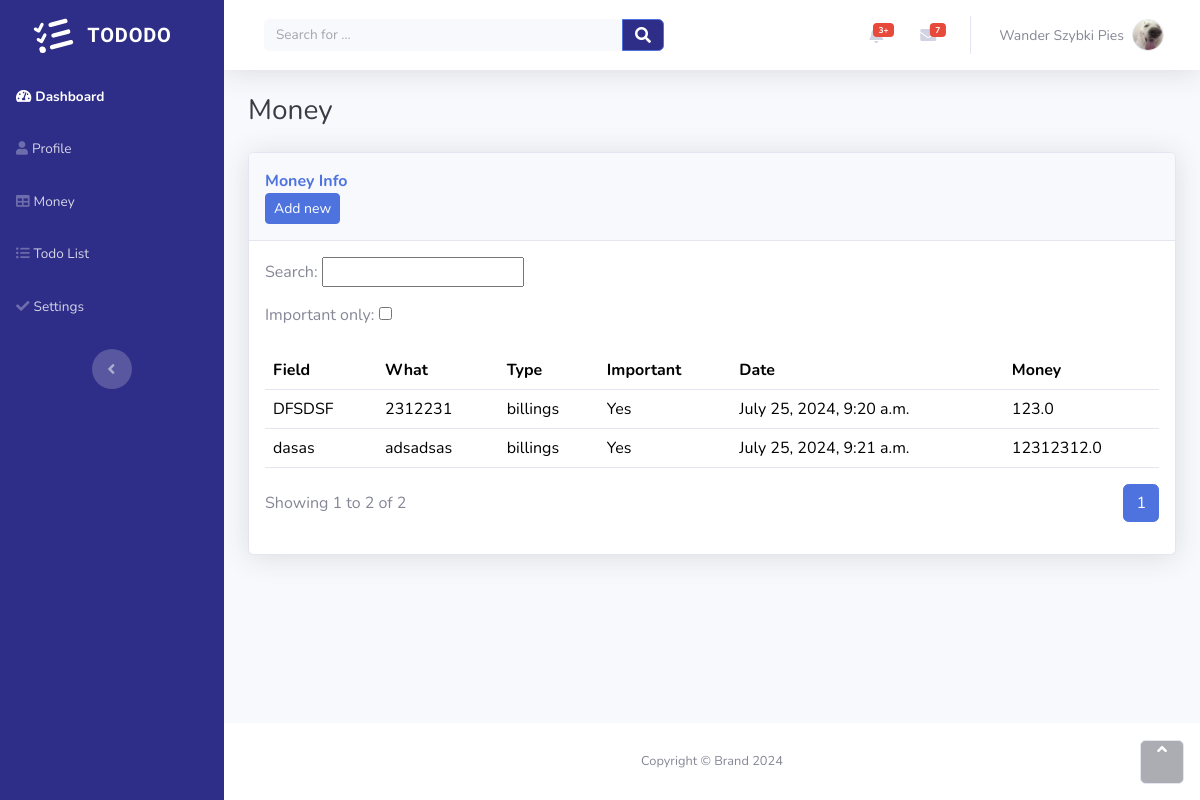
The page /money_view/ (signed in) on the database its author committed.
### todolist/models.py (models this page shows, shortened)
class Money(models.Model):
    CHOICES_TYPE = [
        ('billings', 'Billings'),
        ('earnings', 'Earnings'),
    ]
    field_info = models.CharField(max_length=50)
    what_info = models.CharField(max_length=50)
    type_info = models.CharField(max_length=20, choices=CHOICES_TYPE, default='billings')
    important_info = models.BooleanField(verbose_name='Is this important ?', default=False)
    created_at = models.DateTimeField(auto_now=True)
    money_info = models.FloatField(verbose_name='Money')

### todolist/decorators.py (the view)
    def _wrapped_view(request, *args, **kwargs):
        if not request.user.is_authenticated:
            return redirect('todolist:login')  # if user is not authenticated redirect him to login view
        if not request.user.is_active:
            return redirect('todolist:required_active_user')
        return view_func(request, *args, **kwargs)

### todolist/forms.py
class MoneySearch(forms.Form):
    search_query = forms.CharField(label='Search', max_length=100, required=False)
    important_only = forms.BooleanField(label='Important only', required=False)

### tododo/context_processors.py (called while the page is built)
def user_id(request):
    if request.user.is_authenticated:
        return {'user_id' : request.user.id}
    return {'user_id' : None}

### todolist/views.py (called while the page is built, shortened)
@required_active
def money_view(request):
    form = MoneySearch(request.GET)
    money_object = Money.objects.all()
    search_query = request.GET.get('search_query')
    important_only = request.GET.get('important_only')
    if important_only:
        money_object = money_object.filter(
            important_info=True
        )
    results_per_page = request.GET.get('results_per_page', 10)
    paginator = Paginator(money_object, results_per_page)
    page_number = request.GET.get('page')
    try:
        page_obj = paginator.get_page(page_number)
    except EmptyPage:
        page_obj = paginator.get_page(1)
    context = {
        'results_per_page' : results_per_page,
        'page_obj' : page_obj,
        'form' : form,
        'search_query' : search_query
    }
    return render(request,'money_view.html', context)

### templates/money_view.html (shortened to what this page needs)
{% extends "main.html" %}
{% load static %}
{% block content %}
                <div class="container-fluid">
                    <h3 class="text-dark mb-4">Money</h3>
                    <div class="card shadow">
                        <div class="card-header py-3">
                            <p class="text-primary m-0 fw-bold">Money Info</p>
                            <a href="{% url 'todolist:money_view_add' %}" class="btn btn-primary btn-sm d-none d-sm-inline-block">
                                Add new
                            </a>
                        </div>
                        <div class="card-body">
                            <div class="row">
                                <div class="col-md-6">
                                    <div>
                                        <form method='GET' action=''>
                                            {{form.as_p}}
                                        </form>
                                    </div>
                                </div>
                            </div>
                            <div class="table-responsive table mt-2" id="dataTable" role="grid" aria-describedby="dataTable_info">
                                <table class="table my-0" id="dataTable">
                                    <thead>
                                        <tr>
                                            <th>Field</th>
                                            <th>What</th>
                                            {% if search_query == 'billings' %}
                                            <th><a href="{% url 'todolist:money_view' %}?search_query=earnings" class="link-a my-custom-link">Type </a></th>
                                            {% elif search_query == 'earnings' %}
                                            <th><a href="{% url 'todolist:money_view' %}?search_query=billings" class="link-a my-custom-link">Type </a> </th>
                                            {% else %}
                                            <th><a href="{% url 'todolist:money_view' %}?search_query=earnings" class="link-a my-custom-link">Type </a> </th>
                                            {% endif %}
                                            <th><a href="{% url 'todolist:money_view' %}?search_query=&important_only=on" class="link-a my-custom-link">Important</a></th>
                                            <th>Date</th>
                                            <th>Money</th>
                                        </tr>
                                    </thead>
                                    <tbody>
                                        {% for money in page_obj  %}
                                        <tr>
                                            <td>{{money.field_info}}</td>
                                            <td>{{money.what_info}}</td>
                                            <td>{{money.type_info}}</td>
                                            <td>
                                                {% if money.important_info %}
                                                    Yes
                                                {% else %}
                                                    No
                                                {% endif %}
                                            </td>
                                            <td>{{money.created_at}}</td>
                                            <td>{{money.money_info}}</td>
                                            {% endfor %}
                                        </tr>
                                    </tbody>
                                </table>
                            </div>
                            <div class="row">
                                <div class="col-md-6 align-self-center">
                                    <p id="dataTable_info" class="dataTables_info" role="status" aria-live="polite">Showing {{page_obj.start_index}} to {{page_obj.end_index}} of {{page_obj.paginator.count}}</p>
                                </div>
                                <div class="col-md-6">
                                    <nav class="d-lg-flex justify-content-lg-end dataTables_paginate paging_simple_numbers">
                                        <ul class="pagination">
                                            {% for num in page_obj.paginator.page_range %}
                                            {% if page_obj.number == num %}
                                                <li class="page-item active">
                                                    <a class="page-link" href="#">{{ num }}</a>
                                                </li>
                                            {% else %}
                                                <li class="page-item">
                                                    <a class="page-link" href="{% url 'todolist:money_view' %}?page={{ num }}&results_per_page={{ results_per_page }}">{{ num }}</a>
                                                </li>
                                            {% endif %}
                                            {% endfor %}
                                        </ul>
                                    </nav>
                                </div>
                            </div>
                        </div>
                    </div>
                </div>
            </div>
            <footer class="bg-white sticky-footer">
                <div class="container my-auto">
                    <div class="text-center my-auto copyright"><span>Copyright © Brand 2024</span></div>
                </div>
            </footer>
        </div><a class="border rounded d-inline scroll-to-top" href="#page-top"><i class="fas fa-angle-up"></i></a>
    </div>
</body>
{% endblock content %}

### templates/main.html (shortened to what this page needs)
<html data-bs-theme="light" lang="en">
{% load static %}
<head>
    <link rel="stylesheet" href="{% static "bootstrap/css/bootstrap.min.css" %}">
    <link rel="stylesheet" href="{% static 'fonts/fontawesome-all.min.css' %}">
    <link rel="stylesheet" href="{% static "css/untitled.css" %}">
</head>
{% include "navbar.html" %}
{% block content %}
{% endblock content %}
<link rel="stylesheet" href="{% static 'css/untitled.css' %}">

### templates/navbar.html (shortened to what this page needs)
{% load static %}
<body id="page-top">
    <div id="wrapper">
        <nav class="navbar align-items-start sidebar sidebar-dark accordion bg-gradient-primary p-0 navbar-dark" style="background: rgb(46,45,136);">
            <div class="container-fluid d-flex flex-column p-0"><a class="navbar-brand d-flex justify-content-center align-items-center sidebar-brand m-0" href="{% url 'todolist:home' %}">
                    <div class="sidebar-brand-icon rotate-n-15"></div>
                    <div class="sidebar-brand-text mx-3"><span style="font-family: 'Akaya Kanadaka', serif;font-size: 20px;">TODODO</span></div>
                </a>
                <ul class="navbar-nav text-light" id="accordionSidebar">
                    <li class="nav-item"><a class="nav-link active" href={% url 'todolist:home' %}><i class="fas fa-tachometer-alt"></i><span>Dashboard</span></a></li>
                    <li class="nav-item"><a class="nav-link" href={% url 'todolist:profile' %}><i class="fas fa-user"></i><span>Profile</span></a></li>
                    <li class="nav-item"><a class="nav-link" href={% url 'todolist:money_view' %}><i class="fas fa-table"></i><span>Money</span></a></li>
                    <li class="nav-item"><a class="nav-link" href={% url 'todolist:todo_view' user_id=user_id %}><i class="fas fa-list-ul"></i><span>Todo List</span></a></li>
                    <li class="nav-item"><a class="nav-link" href={% url 'todolist:profile_settings' %}><i class="fas fa-check"></i><span>Settings</span></a></li>
                </ul>
                <div class="text-center d-none d-md-inline"><button class="btn rounded-circle border-0" id="sidebarToggle" type="button"></button></div>
            </div>
        </nav>
        <div class="d-flex flex-column" id="content-wrapper">
            <div id="content">
                <nav class="navbar navbar-expand bg-white shadow mb-4 topbar">
                    <div class="container-fluid"><button class="btn btn-link d-md-none rounded-circle me-3" id="sidebarToggleTop" type="button"></button>
                        <form class="d-none d-sm-inline-block me-auto ms-md-3 my-2 my-md-0 mw-100 navbar-search">
                            <div class="input-group"><input class="bg-light form-control border-0 small" type="text" placeholder="Search for ..."><button class="btn btn-primary py-0" type="button" style="background: rgb(46,45,136);"><i class="fas fa-search"></i></button></div>
                        </form>
                        <ul class="navbar-nav flex-nowrap ms-auto">
                            <li class="nav-item dropdown no-arrow mx-1">
                                <div class="nav-item dropdown no-arrow"><a class="dropdown-toggle nav-link" aria-expanded="false" data-bs-toggle="dropdown" href="#"><span class="badge bg-danger badge-counter">3+</span></a>
                                </div>
                            </li>
                            <li class="nav-item dropdown no-arrow mx-1">
                                <div class="nav-item dropdown no-arrow"><a class="dropdown-toggle nav-link" aria-expanded="false" data-bs-toggle="dropdown" href="#"><span class="badge bg-danger badge-counter">7</span><i class="fas fa-envelope fa-fw"></i></a>
                                </div>
                            </li>
                            <li class="nav-item dropdown no-arrow">
                                <div class="nav-item dropdown no-arrow"><a class="dropdown-toggle nav-link" aria-expanded="false" data-bs-toggle="dropdown" href="#"><span class="d-none d-lg-inline me-2 text-gray-600 small">Wander Szybki Pies</span><img class="border rounded-circle img-profile" src="{% static 'images/avatars/Avatarwander.png' %}"></a>
                                </div>
                            </li>
                        </ul>
                    </div>
                </nav>

### static/css/untitled.css (style rules this page uses)
.link-a.my-custom-link { text-decoration: none; color: black; }

### rows shown on the page
Money: field_info "DFSDSF", what_info "2312231", type_info "billings", important_info "Yes", created_at "July 25, 2024, 9:20 a.m.", money_info "123.0"
Money: field_info "dasas", what_info "adsadsas", type_info "billings", important_info "Yes", created_at "July 25, 2024, 9:21 a.m.", money_info "12312312.0"

### other values the page prints
{{ page_obj.start_index }} "1"
{{ page_obj.end_index }} "2"
{{ page_obj.paginator.count }} "2"
{{ num }} "1"
